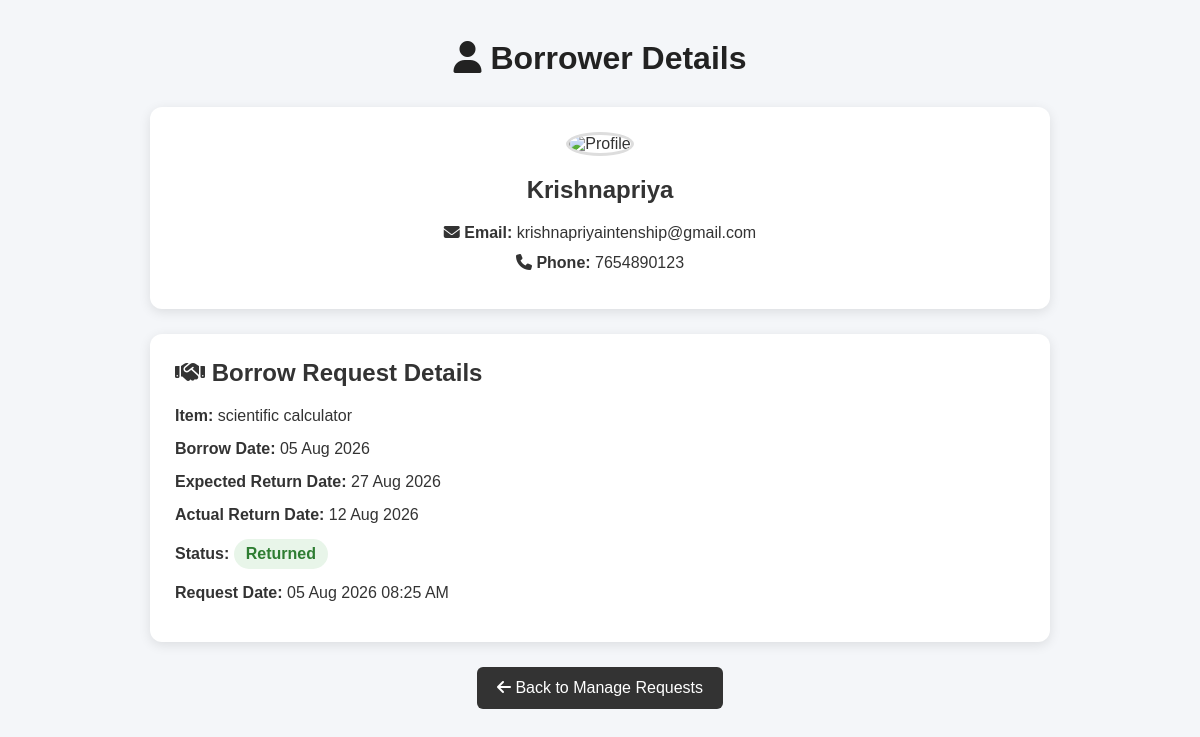
The app's page /borrower_details.php?request_id=4 (signed in) with its own data.
### tables this page shows
CREATE TABLE `borrow_requests` (
  `request_id` int(11) NOT NULL,
  `item_id` int(11) NOT NULL,
  `borrower_id` int(11) NOT NULL,
  `owner_id` int(11) NOT NULL,
  `borrow_date` date DEFAULT NULL,
  `expected_return_date` date DEFAULT NULL,
  `actual_return_date` date DEFAULT NULL,
  `status` enum('Pending','Approved','Rejected','Returned') DEFAULT 'Pending',
  `owner_message` varchar(255) DEFAULT NULL,
  `request_date` timestamp NOT NULL DEFAULT current_timestamp(),
  `approved_date` datetime DEFAULT NULL,
  `returned_date` datetime DEFAULT NULL
);

CREATE TABLE `users` (
  `user_id` int(11) NOT NULL,
  `full_name` varchar(100) NOT NULL,
  `email` varchar(100) NOT NULL,
  `phone` varchar(15) DEFAULT NULL,
  `department` varchar(50) DEFAULT NULL,
  `year_of_study` varchar(20) DEFAULT NULL,
  `password` varchar(255) NOT NULL,
  `security_question` varchar(255) NOT NULL,
  `security_answer` varchar(255) NOT NULL,
  `profile_image` varchar(255) DEFAULT NULL,
  `created_at` timestamp NOT NULL DEFAULT current_timestamp()
);

CREATE TABLE `items` (
  `item_id` int(11) NOT NULL,
  `user_id` int(11) NOT NULL,
  `category_id` int(11) NOT NULL,
  `item_name` varchar(100) NOT NULL,
  `description` text DEFAULT NULL,
  `item_condition` varchar(50) DEFAULT NULL,
  `availability` enum('Available','Borrowed') DEFAULT 'Available',
  `location` varchar(100) DEFAULT NULL,
  `image` varchar(255) DEFAULT NULL,
  `created_at` timestamp NOT NULL DEFAULT current_timestamp()
);

### borrower_details.php (the view, shortened to what this page needs)
<?php
include("includes/db.php");
$user_id = $_SESSION['user_id'];
$request_id = intval($_GET['request_id']);
$query = mysqli_query($conn, "
    SELECT
        br.request_id,
        br.borrow_date,
        br.expected_return_date,
        br.actual_return_date,
        br.status,
        br.request_date,
        i.item_id,
        i.item_name,
        u.user_id AS borrower_id,
        u.full_name,
        u.email,
        u.phone,
        u.profile_image
    FROM borrow_requests br
    INNER JOIN items i
        ON br.item_id = i.item_id
    INNER JOIN users u
        ON br.borrower_id = u.user_id
    WHERE br.request_id='$request_id'
    AND i.user_id='$user_id'
");
$request = mysqli_fetch_assoc($query);
?>
<!DOCTYPE html>
<html lang="en">
<head>
<link rel="stylesheet"
href="css/borrower_details.css">
<link rel="stylesheet"
href="https://cdnjs.cloudflare.com/ajax/libs/font-awesome/6.5.2/css/all.min.css">
</head>
<body>
<div class="container">
    <h1>
        <i class="fa-solid fa-user"></i>
        Borrower Details
    </h1>
    <div class="card">
        <div class="profile-section">
            <?php
            if (
                !empty($request['profile_image']) &&
                file_exists(
                    "uploads/" . $request['profile_image']
                )
            ) {
            ?>
                <img
                    src="uploads/<?php
                    echo htmlspecialchars(
                        $request['profile_image']
                    );
                    ?>"
                    class="profile-image"
                    alt="Profile">
            <?php
            } else {
            ?>
                <img
                    src="images/default.png"
                    class="profile-image"
                    alt="Profile">
            <?php
            }
            ?>
        </div>
        <div class="details">
            <h2>
                <?php
                echo htmlspecialchars(
                    $request['full_name']
                );
                ?>
            </h2>
            <p>
                <strong>
                    <i class="fa-solid fa-envelope"></i>
                    Email:
                </strong>
                <?php
                echo htmlspecialchars(
                    $request['email']
                );
                ?>
            </p>
            <p>
                <strong>
                    <i class="fa-solid fa-phone"></i>
                    Phone:
                </strong>
                <?php
                if (!empty($request['phone'])) {
                    echo htmlspecialchars(
                        $request['phone']
                    );
                } else {
                    echo "Not provided";
                }
                ?>
            </p>
        </div>
    </div>
    <div class="card request-card">
        <h2>
            <i class="fa-solid fa-handshake"></i>
            Borrow Request Details
        </h2>
        <p>
            <strong>Item:</strong>
            <?php
            echo htmlspecialchars(
                $request['item_name']
            );
            ?>
        </p>
        <p>
            <strong>Borrow Date:</strong>
            <?php
            echo date(
                "d M Y",
                strtotime(
                    $request['borrow_date']
                )
            );
            ?>
        </p>
        <p>
            <strong>Expected Return Date:</strong>
            <?php
            echo date(
                "d M Y",
                strtotime(
                    $request['expected_return_date']
                )
            );
            ?>
        </p>
        <?php
        if (!empty($request['actual_return_date'])) {
        ?>
        <p>
            <strong>Actual Return Date:</strong>
            <?php
            echo date(
                "d M Y",
                strtotime(
                    $request['actual_return_date']
                )
            );
            ?>
        </p>
        <?php
        }
        ?>
        <p>
            <strong>Status:</strong>
            <span class="status">
                <?php
                echo htmlspecialchars(
                    $request['status']
                );
                ?>
            </span>
        </p>
        <p>
            <strong>Request Date:</strong>
            <?php
            if (!empty($request['request_date'])) {
                echo date(
                    "d M Y h:i A",
                    strtotime(
                        $request['request_date']
                    )
                );
            } else {
                echo "Not available";
            }
            ?>
        </p>
    </div>
    <div class="back">
        <a
            href="manage_requests.php"
            class="back-btn">
            <i class="fa-solid fa-arrow-left"></i>
            Back to Manage Requests
        </a>
    </div>
</div>
</body>
</html>

### css/borrower_details.css (style rules this page uses)
* { margin: 0; padding: 0; box-sizing: border-box; }
body { font-family: Arial, sans-serif; background: #f4f6f9; color: #333; }
.container { width: 90%; max-width: 900px; margin: 40px auto; }
h1 { text-align: center; margin-bottom: 30px; color: #222; }
.card { background: white; padding: 25px; margin-bottom: 25px; border-radius: 12px; box-shadow: 0 3px 12px rgba(0,0,0,0.1); }
.profile-section { text-align: center; margin-bottom: 20px; }
.profile-image { width: 130px; height: 130px; border-radius: 50%; object-fit: cover; border: 3px solid #ddd; }
.details { text-align: center; }
.details h2 { margin-bottom: 20px; }
.details p { margin: 12px 0; font-size: 16px; }
.request-card h2 { margin-bottom: 20px; }
.request-card p { margin: 15px 0; font-size: 16px; }
.status { display: inline-block; padding: 6px 12px; border-radius: 20px; background: #e8f5e9; color: #2e7d32; font-weight: bold; }
.back { text-align: center; margin-top: 20px; }
.back-btn { display: inline-block; text-decoration: none; padding: 12px 20px; background: #333; color: white; border-radius: 6px; }

### records on screen
borrow_requests: borrower.full_name "Krishnapriya", borrower.email "krishnapriyaintenship@gmail.com", borrower.phone "7654890123", item.item_name "scientific calculator", borrow_date "05 Aug 2026", expected_return_date "27 Aug 2026", actual_return_date "12 Aug 2026", status "Returned", request_date "05 Aug 2026 08:25 AM"
